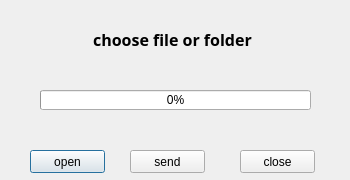
<?xml version="1.0" encoding="UTF-8"?>
<ui version="4.0">
 <class>TcpServer</class>
 <widget class="QDialog" name="TcpServer">
  <property name="geometry">
   <rect>
    <x>0</x>
    <y>0</y>
    <width>350</width>
    <height>180</height>
   </rect>
  </property>
  <property name="windowTitle">
   <string>发送端</string>
  </property>
  <widget class="QLabel" name="serverStatuslabel">
   <property name="geometry">
    <rect>
     <x>19</x>
     <y>9</y>
     <width>311</width>
     <height>61</height>
    </rect>
   </property>
   <property name="font">
    <font>
     <family>Agency FB</family>
     <pointsize>12</pointsize>
     <weight>75</weight>
     <bold>true</bold>
    </font>
   </property>
   <property name="text">
    <string>choose file or folder </string>
   </property>
   <property name="alignment">
    <set>Qt::AlignCenter</set>
   </property>
  </widget>
  <widget class="QProgressBar" name="progressBar">
   <property name="geometry">
    <rect>
     <x>40</x>
     <y>90</y>
     <width>271</width>
     <height>20</height>
    </rect>
   </property>
   <property name="value">
    <number>0</number>
   </property>
   <property name="alignment">
    <set>Qt::AlignCenter</set>
   </property>
  </widget>
  <widget class="QPushButton" name="serverOpenBtn">
   <property name="geometry">
    <rect>
     <x>30</x>
     <y>150</y>
     <width>75</width>
     <height>23</height>
    </rect>
   </property>
   <property name="text">
    <string>open</string>
   </property>
  </widget>
  <widget class="QPushButton" name="serverSendBtn">
   <property name="geometry">
    <rect>
     <x>130</x>
     <y>150</y>
     <width>75</width>
     <height>23</height>
    </rect>
   </property>
   <property name="text">
    <string>send</string>
   </property>
  </widget>
  <widget class="QPushButton" name="serverCloseBtn">
   <property name="geometry">
    <rect>
     <x>240</x>
     <y>150</y>
     <width>75</width>
     <height>23</height>
    </rect>
   </property>
   <property name="text">
    <string>close</string>
   </property>
  </widget>
 </widget>
 <resources/>
 <connections/>
</ui>
